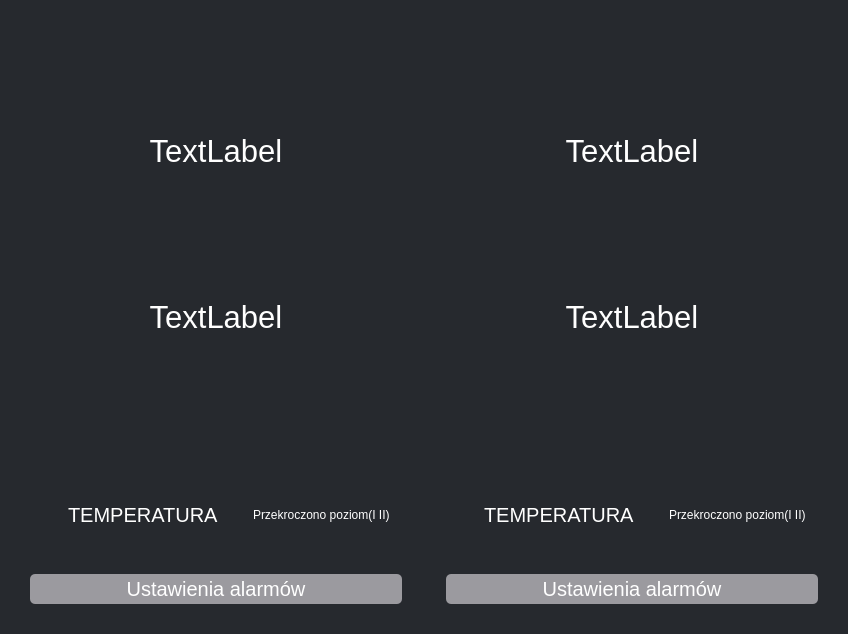
     <widget class="QWidget" name="tab_temp">
      <property name="styleSheet">
       <string notr="true">QWidget{
	background: #26292e;
	border-radius: 20px;
margin: 10px;
}


#tab_temp{
	background: #010101;
}</string>
      </property>
      <attribute name="title">
       <string>Temperatura</string>
      </attribute>
      <layout class="QGridLayout" name="gridLayout_15">
       <item row="1" column="1">
        <widget class="QWidget" name="temp_alarms_silos_2" native="true">
         <property name="sizePolicy">
          <sizepolicy hsizetype="Minimum" vsizetype="Fixed">
           <horstretch>0</horstretch>
           <verstretch>0</verstretch>
          </sizepolicy>
         </property>
         <property name="minimumSize">
          <size>
           <width>50</width>
           <height>160</height>
          </size>
         </property>
         <property name="styleSheet">
          <string notr="true">QLabel{
	color: #ffffff
}
QPushButton{
background: #9b9a9f;
color: white;
border-top-left-radius: 5px;
    border-top-right-radius: 5px;
    border-bottom-left-radius: 5px;
    border-bottom-right-radius: 5px;
}

QPushButton:hover {
                         background-color: #b5b5b5;  
                     }
                         QPushButton:pressed {
                         background-color: #808080;  
                         }</string>
         </property>
         <layout class="QGridLayout" name="gridLayout_7">
          <item row="0" column="1">
           <widget class="QLabel" name="temp_alarms_temp_2">
            <property name="sizePolicy">
             <sizepolicy hsizetype="Fixed" vsizetype="Minimum">
              <horstretch>0</horstretch>
              <verstretch>0</verstretch>
             </sizepolicy>
            </property>
            <property name="minimumSize">
             <size>
              <width>50</width>
              <height>50</height>
             </size>
            </property>
            <property name="font">
             <font>
              <pointsize>15</pointsize>
             </font>
            </property>
            <property name="text">
             <string>TEMPERATURA</string>
            </property>
           </widget>
          </item>
          <item row="0" column="2">
           <widget class="QLabel" name="temp_info_alarms_temp_2">
            <property name="sizePolicy">
             <sizepolicy hsizetype="Minimum" vsizetype="Minimum">
              <horstretch>0</horstretch>
              <verstretch>0</verstretch>
             </sizepolicy>
            </property>
            <property name="minimumSize">
             <size>
              <width>0</width>
              <height>0</height>
             </size>
            </property>
            <property name="text">
             <string>Przekroczono poziom(I II) </string>
            </property>
            <property name="alignment">
             <set>Qt::AlignLeading|Qt::AlignLeft|Qt::AlignVCenter</set>
            </property>
           </widget>
          </item>
          <item row="0" column="0">
           <widget class="QLabel" name="temp_ico_temp_2">
            <property name="sizePolicy">
             <sizepolicy hsizetype="Fixed" vsizetype="Minimum">
              <horstretch>0</horstretch>
              <verstretch>0</verstretch>
             </sizepolicy>
            </property>
            <property name="minimumSize">
             <size>
              <width>10</width>
              <height>50</height>
             </size>
            </property>
            <property name="text">
             <string/>
            </property>
            <property name="pixmap">
             <pixmap resource="../res/res.qrc">:/ikona_stop_tło.png</pixmap>
            </property>
            <property name="scaledContents">
             <bool>false</bool>
            </property>
            <property name="alignment">
             <set>Qt::AlignLeading|Qt::AlignLeft|Qt::AlignVCenter</set>
            </property>
            <property name="wordWrap">
             <bool>false</bool>
            </property>
            <property name="openExternalLinks">
             <bool>false</bool>
            </property>
           </widget>
          </item>
          <item row="1" column="0" colspan="4">
           <widget class="QPushButton" name="temp_alarms_settings_button_silos_2">
            <property name="minimumSize">
             <size>
              <width>0</width>
              <height>50</height>
             </size>
            </property>
            <property name="font">
             <font>
              <pointsize>15</pointsize>
             </font>
            </property>
            <property name="text">
             <string>Ustawienia alarmów</string>
            </property>
           </widget>
          </item>
         </layout>
        </widget>
       </item>
       <item row="0" column="0">
        <widget class="Temp_silos" name="temp_silos_1" native="true">
         <property name="sizePolicy">
          <sizepolicy hsizetype="Minimum" vsizetype="Minimum">
           <horstretch>0</horstretch>
           <verstretch>0</verstretch>
          </sizepolicy>
         </property>
         <property name="minimumSize">
          <size>
           <width>262</width>
           <height>446</height>
          </size>
         </property>
         <property name="styleSheet">
          <string notr="true">


QLabel{
	color: #ffffff;
	 background-color: rgba(0, 0, 0, 0); 
}</string>
         </property>
         <layout class="QGridLayout" name="gridLayout_13">
          <item row="3" column="0">
           <widget class="QLabel" name="temp_silos_1_second">
            <property name="font">
             <font>
              <pointsize>23</pointsize>
             </font>
            </property>
            <property name="text">
             <string>TextLabel</string>
            </property>
            <property name="alignment">
             <set>Qt::AlignCenter</set>
            </property>
           </widget>
          </item>
          <item row="4" column="0">
           <spacer name="verticalSpacer_4">
            <property name="orientation">
             <enum>Qt::Vertical</enum>
            </property>
            <property name="sizeHint" stdset="0">
             <size>
              <width>20</width>
              <height>40</height>
             </size>
            </property>
           </spacer>
          </item>
          <item row="1" column="0">
           <widget class="QLabel" name="temp_silos_1_first">
            <property name="font">
             <font>
              <pointsize>23</pointsize>
             </font>
            </property>
            <property name="text">
             <string>TextLabel</string>
            </property>
            <property name="alignment">
             <set>Qt::AlignCenter</set>
            </property>
           </widget>
          </item>
          <item row="0" column="0">
           <spacer name="verticalSpacer_3">
            <property name="orientation">
             <enum>Qt::Vertical</enum>
            </property>
            <property name="sizeHint" stdset="0">
             <size>
              <width>20</width>
              <height>40</height>
             </size>
            </property>
           </spacer>
          </item>
          <item row="2" column="0">
           <spacer name="verticalSpacer_5">
            <property name="orientation">
             <enum>Qt::Vertical</enum>
            </property>
            <property name="sizeHint" stdset="0">
             <size>
              <width>20</width>
              <height>40</height>
             </size>
            </property>
           </spacer>
          </item>
         </layout>
        </widget>
       </item>
       <item row="0" column="1">
        <widget class="Temp_silos" name="temp_silos_2" native="true">
         <property name="sizePolicy">
          <sizepolicy hsizetype="Minimum" vsizetype="Minimum">
           <horstretch>0</horstretch>
           <verstretch>0</verstretch>
          </sizepolicy>
         </property>
         <property name="minimumSize">
          <size>
           <width>263</width>
           <height>446</height>
          </size>
         </property>
         <property name="styleSheet">
          <string notr="true">QLabel{
	color: #ffffff;
	 background-color: rgba(0, 0, 0, 0); 
}</string>
         </property>
         <layout class="QGridLayout" name="gridLayout_8">
          <item row="0" column="0">
           <spacer name="verticalSpacer_6">
            <property name="orientation">
             <enum>Qt::Vertical</enum>
            </property>
            <property name="sizeHint" stdset="0">
             <size>
              <width>20</width>
              <height>96</height>
             </size>
            </property>
           </spacer>
          </item>
          <item row="1" column="0">
           <widget class="QLabel" name="temp_silos_2_first">
            <property name="font">
             <font>
              <pointsize>23</pointsize>
             </font>
            </property>
            <property name="text">
             <string>TextLabel</string>
            </property>
            <property name="alignment">
             <set>Qt::AlignCenter</set>
            </property>
           </widget>
          </item>
          <item row="2" column="0">
           <spacer name="verticalSpacer_7">
            <property name="orientation">
             <enum>Qt::Vertical</enum>
            </property>
            <property name="sizeHint" stdset="0">
             <size>
              <width>20</width>
              <height>95</height>
             </size>
            </property>
           </spacer>
          </item>
          <item row="3" column="0">
           <widget class="QLabel" name="temp_silos_2_second">
            <property name="font">
             <font>
              <pointsize>23</pointsize>
             </font>
            </property>
            <property name="text">
             <string>TextLabel</string>
            </property>
            <property name="alignment">
             <set>Qt::AlignCenter</set>
            </property>
           </widget>
          </item>
          <item row="4" column="0">
           <spacer name="verticalSpacer_8">
            <property name="orientation">
             <enum>Qt::Vertical</enum>
            </property>
            <property name="sizeHint" stdset="0">
             <size>
              <width>20</width>
              <height>96</height>
             </size>
            </property>
           </spacer>
          </item>
         </layout>
        </widget>
       </item>
       <item row="1" column="0">
        <widget class="QWidget" name="temp_alarms_silos_1" native="true">
         <property name="sizePolicy">
          <sizepolicy hsizetype="Minimum" vsizetype="Fixed">
           <horstretch>0</horstretch>
           <verstretch>0</verstretch>
          </sizepolicy>
         </property>
         <property name="minimumSize">
          <size>
           <width>50</width>
           <height>160</height>
          </size>
         </property>
         <property name="styleSheet">
          <string notr="true">QLabel{
	color: #ffffff
}
QPushButton{
background: #9b9a9f;
color: white;
border-top-left-radius: 5px;
    border-top-right-radius: 5px;
    border-bottom-left-radius: 5px;
    border-bottom-right-radius: 5px;
}

QPushButton:hover {
                         background-color: #b5b5b5;  
                     }
                         QPushButton:pressed {
                         background-color: #808080;  
                         }</string>
         </property>
         <layout class="QGridLayout" name="gridLayout_11">
          <item row="3" column="1">
           <widget class="QLabel" name="temp_alarms_temp_1">
            <property name="sizePolicy">
             <sizepolicy hsizetype="Fixed" vsizetype="Minimum">
              <horstretch>0</horstretch>
              <verstretch>0</verstretch>
             </sizepolicy>
            </property>
            <property name="minimumSize">
             <size>
              <width>50</width>
              <height>50</height>
             </size>
            </property>
            <property name="font">
             <font>
              <pointsize>15</pointsize>
             </font>
            </property>
            <property name="text">
             <string>TEMPERATURA</string>
            </property>
           </widget>
          </item>
          <item row="3" column="2">
           <widget class="QLabel" name="temp_info_alarms_temp_1">
            <property name="sizePolicy">
             <sizepolicy hsizetype="Minimum" vsizetype="Minimum">
              <horstretch>0</horstretch>
              <verstretch>0</verstretch>
             </sizepolicy>
            </property>
            <property name="minimumSize">
             <size>
              <width>0</width>
              <height>0</height>
             </size>
            </property>
            <property name="text">
             <string>Przekroczono poziom(I II) </string>
            </property>
            <property name="alignment">
             <set>Qt::AlignLeading|Qt::AlignLeft|Qt::AlignVCenter</set>
            </property>
           </widget>
          </item>
          <item row="3" column="0">
           <widget class="QLabel" name="temp_ico_temp_1">
            <property name="sizePolicy">
             <sizepolicy hsizetype="Fixed" vsizetype="Minimum">
              <horstretch>0</horstretch>
              <verstretch>0</verstretch>
             </sizepolicy>
            </property>
            <property name="minimumSize">
             <size>
              <width>10</width>
              <height>50</height>
             </size>
            </property>
            <property name="text">
             <string/>
            </property>
            <property name="pixmap">
             <pixmap resource="../res/res.qrc">:/ikona_warning_tło.png</pixmap>
            </property>
            <property name="scaledContents">
             <bool>false</bool>
            </property>
            <property name="alignment">
             <set>Qt::AlignLeading|Qt::AlignLeft|Qt::AlignVCenter</set>
            </property>
            <property name="wordWrap">
             <bool>false</bool>
            </property>
            <property name="openExternalLinks">
             <bool>false</bool>
            </property>
           </widget>
          </item>
          <item row="4" column="0" colspan="4">
           <widget class="QPushButton" name="temp_alarms_settings_button_silos_1">
            <property name="minimumSize">
             <size>
              <width>0</width>
              <height>50</height>
             </size>
            </property>
            <property name="font">
             <font>
              <pointsize>15</pointsize>
             </font>
            </property>
            <property name="text">
             <string>Ustawienia alarmów</string>
            </property>
           </widget>
          </item>
         </layout>
        </widget>
       </item>
      </layout>
     </widget>
